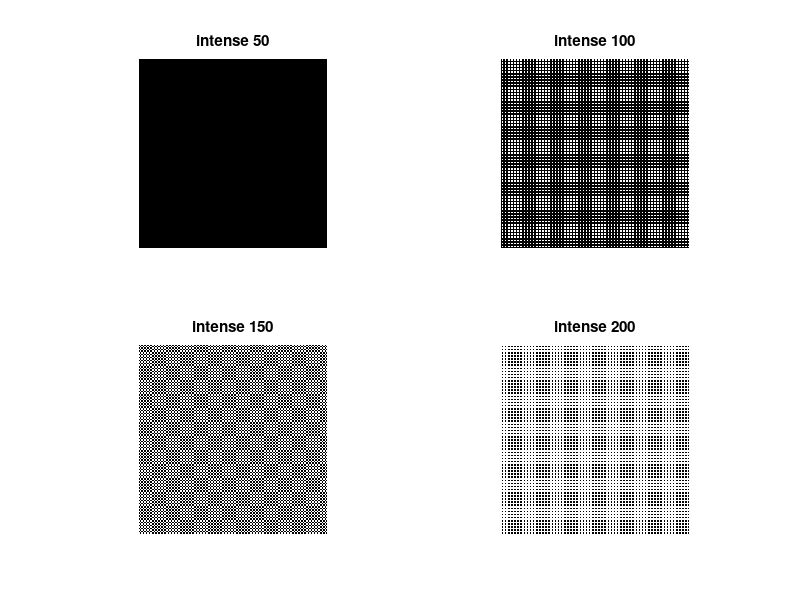

The MATLAB script that drew this image:
function gray_dither()

intense_50 = 50 * ones(256);
intense_100 = 100 * ones(256);
intense_150 = 150 * ones(256);
intense_200 = 200 * ones(256);

uint8_50 = uint8(intense_50);
uint8_100 = uint8(intense_100);
uint8_150 = uint8(intense_150);
uint8_200 = uint8(intense_200);

D = [51,151;201,101];
r = repmat(D, 128, 128);
uint8_50 = uint8_50>r;
uint8_100 = uint8_100>r;
uint8_150 = uint8_150>r;
uint8_200 = uint8_200>r;

figure,
subplot(2,2,1), imshow(uint8_50), title('intense 50')
subplot(2,2,2), imshow(uint8_100), title('intense 100')
subplot(2,2,3), imshow(uint8_150), title('intense 150')
subplot(2,2,4), imshow(uint8_200), title('intense 200')